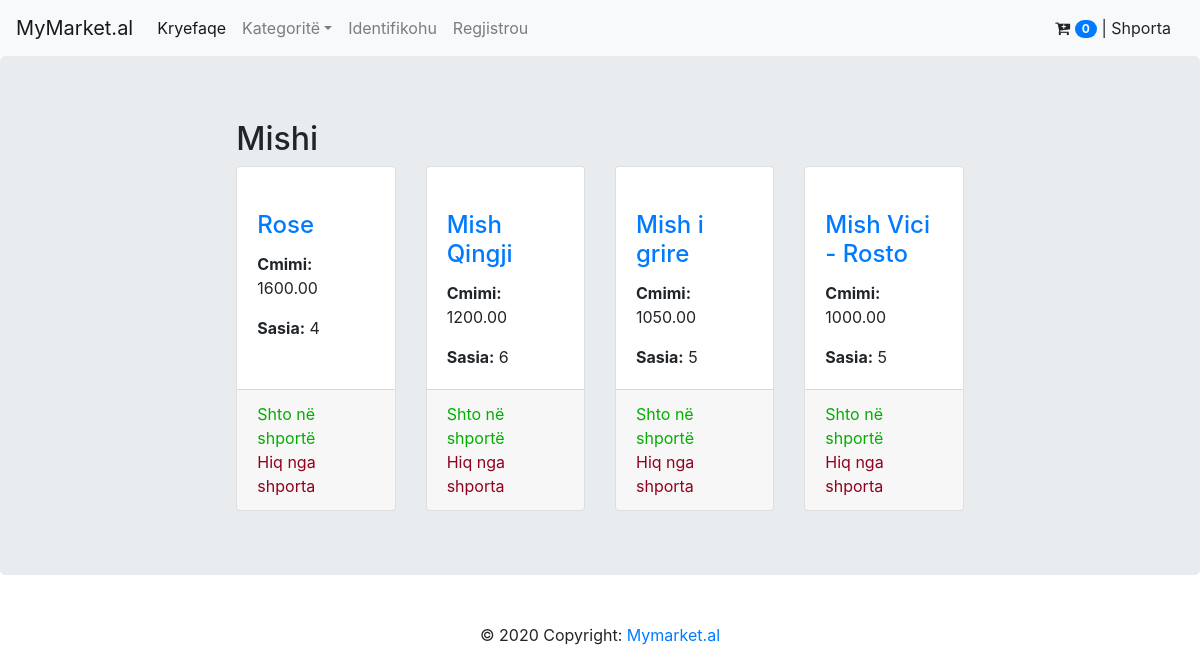
The app's page /dyqan/1/kategori/3/produkte/ with its own data.
### market/models.py (models this page shows, shortened)
class Kategori(models.Model):
    emri = models.CharField(verbose_name='Emri', max_length=25)
    logo = models.ImageField(verbose_name='Logo', upload_to='static/media/')
    class Meta:
        verbose_name = 'Keategori'
        verbose_name_plural = 'Keategoritë'

class Product(models.Model):
    name = models.CharField(verbose_name='Emri', max_length=25)
    image = models.ImageField(verbose_name='Logo', upload_to='static/media/')
    cmimi_blerje = models.DecimalField(verbose_name='Cmimi i blerjes', max_digits=50, decimal_places=2)
    price = models.DecimalField(verbose_name='Cmimi ', max_digits=50, decimal_places=2)
    sasia = models.IntegerField(verbose_name='Sasia')
    njesia_matese = models.CharField(choices=NJESITE, default=NJESITE[0][0], max_length=10)
    kategoria = models.ForeignKey(to=Kategori, on_delete=models.CASCADE, related_name='produktet')
    dyqani = models.ForeignKey(to=Dyqan, on_delete=models.CASCADE, related_name='produktet')
    class Meta:
        verbose_name = 'Produkt'
        verbose_name_plural = 'Produkte'

### market/views.py (the view)
# urls.py: path('dyqan/<int:dyqan_id>/kategori/<int:kategori_id>/produkte/', produktet, name='produktet'),
def produktet(request, dyqan_id, kategori_id):
    produkte = Product.objects.filter(dyqani=dyqan_id, kategoria=kategori_id)
    kategori = Kategori.objects.values('emri').get(id=kategori_id)
    return render(request, 'produkte.html', {'produkte': produkte, 'kategori': kategori})

### market/context_processors.py (called while the page is built)
def kategorite(request):
    return {'kategorite': Kategori.objects.all()}

### templates/produkte.html
{% extends 'index.html' %}
{% block content %}
    <div class="last-products">
        <h2>{{ kategori.emri }}</h2>
        <div class="row">
            {% for produkt in produkte %}
                <div class="col-lg-3 col-sm-6 ">
                    <div class="card h-100">
                        <a href="#"><img class="card-img-top" src="/{{ produkt.image }}" alt=""></a>
                        <div class="card-body">
                            <h4 class="card-title">
                                <a href="#">{{ produkt.name }}</a>
                            </h4>
                            <p class="card-text"><b>Cmimi:</b> {{ produkt.price }}</p>
                            <p class="card-text"><b>Sasia:</b> {{ produkt.sasia }}</p>
                        </div>
                        <div class="card-footer">
                            <a href="{% url 'cart_add' produkt.id %}" style="color: #02ae00">Shto në shportë</a> <br>
                            <a href="{% url 'cart_clear' %}" style="color: #91001d">Hiq nga shporta</a><br>
                        </div>
                    </div>
                </div>
            {% endfor %}
        </div>
    </div>
{% endblock %}

### records on screen
Kategori: emri "Mishi"
Product: name "Rose", price "1600.00", sasia "4"
Product: name "Mish Qingji", price "1200.00", sasia "6"
Product: name "Mish i grire", price "1050.00", sasia "5"
Product: name "Mish Vici - Rosto", price "1000.00", sasia "5"

### other values on screen
{{ request.session.cart|length }} "0"
